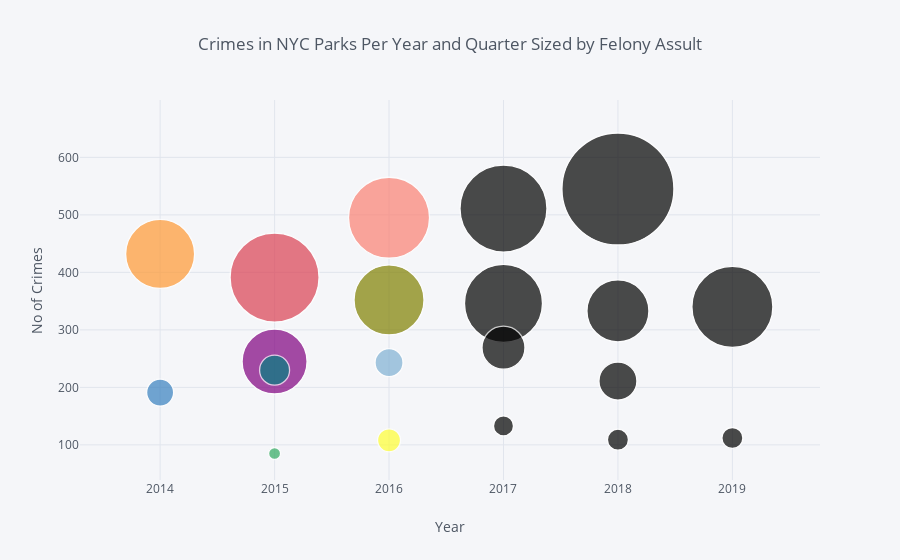

The notebook cell saved with this chart:
### Code cell
#Bubble plot sized by Felony Assult
by_quarter.iplot(kind='bubble',x='YEAR',y='TOTAL',size='FELONY_ASSAULT',xTitle='Year',yTitle='No of Crimes',title='Crimes in NYC Parks Per Year and Quarter Sized by Felony Assult',  nticks = 7)

### Figure 1 — Plotly figure (JSON) as saved in the notebook; plotly's stock layout.template omitted (floating-point values rounded to 4 significant figures)
{"data": [{"marker": {"color": ["rgb(255, 153, 51)", "rgb(55, 128, 191)", "rgb(50, 171, 96)", "rgb(128, 0, 128)", "rgb(219, 64, 82)", "rgb(0, 128, 128)", "rgb(255, 255, 51)", "rgb(128, 128, 0)", "rgb(251, 128, 114)", "rgb(128, 177, 211)"], "line": {"width": 1.3}, "size": [69, 27, 12, 65, 89, 30, 23, 70, 81, 28, 20, 78, 87, 43, 21, 62, 112, 38, 21, 81], "symbol": "circle"}, "mode": "markers", "text": "", "type": "scatter", "uid": "093bebea-c3c6-48d4-8fe8-6937933e8b0a", "x": [2014, 2014, 2015, 2015, 2015, 2015, 2016, 2016, 2016, 2016, 2017, 2017, 2017, 2017, 2018, 2018, 2018, 2018, 2019, 2019], "y": [432, 191, 85, 245, 391, 230, 108, 352, 495, 243, 133, 346, 511, 269, 109, 333, 545, 211, 112, 340]}], "layout": {"legend": {"bgcolor": "#F5F6F9", "font": {"color": "#4D5663"}}, "paper_bgcolor": "#F5F6F9", "plot_bgcolor": "#F5F6F9", "title": {"font": {"color": "#4D5663"}, "text": "Crimes in NYC Parks Per Year and Quarter Sized by Felony Assult"}, "xaxis": {"gridcolor": "#E1E5ED", "nticks": 7, "showgrid": true, "tickfont": {"color": "#4D5663"}, "title": {"font": {"color": "#4D5663"}, "text": "Year"}, "zerolinecolor": "#E1E5ED"}, "yaxis": {"gridcolor": "#E1E5ED", "nticks": 7, "showgrid": true, "tickfont": {"color": "#4D5663"}, "title": {"font": {"color": "#4D5663"}, "text": "No of Crimes"}, "zerolinecolor": "#E1E5ED"}}}
